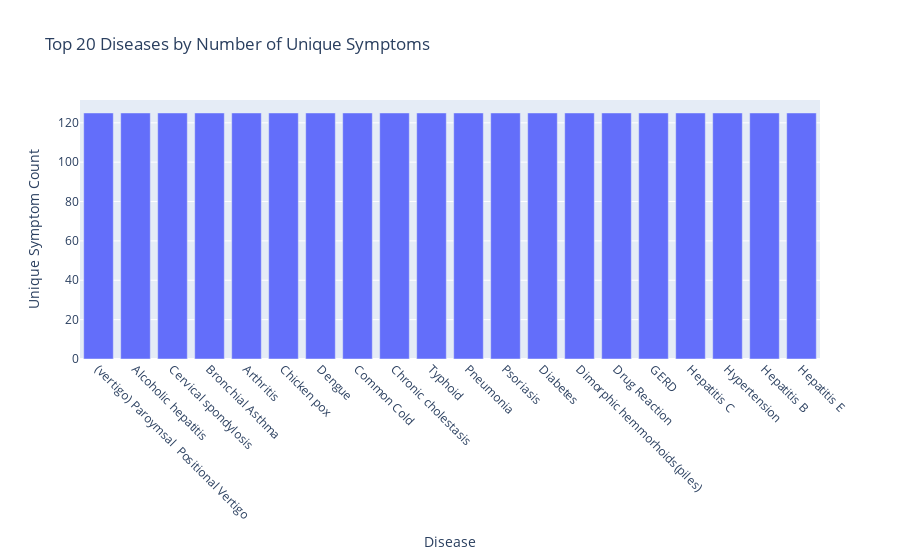

Notebook source saved alongside this figure:
### Code cell
# 3. Disease vs. Number of Unique Symptoms
symptoms_melted = symptoms_df.melt(
    id_vars=["Disease"], value_name="Symptom"
).dropna()
disease_symptom_count = symptoms_melted.groupby("Disease")["Symptom"].nunique().sort_values(ascending=False).head(20)

fig3 = px.bar(
    x=disease_symptom_count.index,
    y=disease_symptom_count.values,
    labels={'x': 'Disease', 'y': 'Unique Symptom Count'},
    title="Top 20 Diseases by Number of Unique Symptoms"
)
fig3.update_layout(xaxis_tickangle=45)
fig3.show()

### Figure 1 — Plotly figure (JSON) as saved in the notebook; plotly's stock layout.template omitted (floating-point values rounded to 4 significant figures)
{"data": [{"hovertemplate": "Disease=%{x}<br>Unique Symptom Count=%{y}<extra></extra>", "legendgroup": "", "marker": {"color": "#636efa", "pattern": {"shape": ""}}, "name": "", "orientation": "v", "showlegend": false, "textposition": "auto", "type": "bar", "x": ["(vertigo) Paroymsal  Positional Vertigo", "Alcoholic hepatitis", "Cervical spondylosis", "Bronchial Asthma", "Arthritis", "Chicken pox", "Dengue", "Common Cold", "Chronic cholestasis", "Typhoid", "Pneumonia", "Psoriasis", "Diabetes ", "Dimorphic hemmorhoids(piles)", "Drug Reaction", "GERD", "Hepatitis C", "Hypertension ", "Hepatitis B", "Hepatitis E"], "xaxis": "x", "y": [125, 125, 125, 125, 125, 125, 125, 125, 125, 125, 125, 125, 125, 125, 125, 125, 125, 125, 125, 125], "yaxis": "y"}], "layout": {"barmode": "relative", "legend": {"tracegroupgap": 0}, "title": {"text": "Top 20 Diseases by Number of Unique Symptoms"}, "xaxis": {"anchor": "y", "domain": [0, 1], "tickangle": 45, "title": {"text": "Disease"}}, "yaxis": {"anchor": "x", "domain": [0, 1], "title": {"text": "Unique Symptom Count"}}}}
